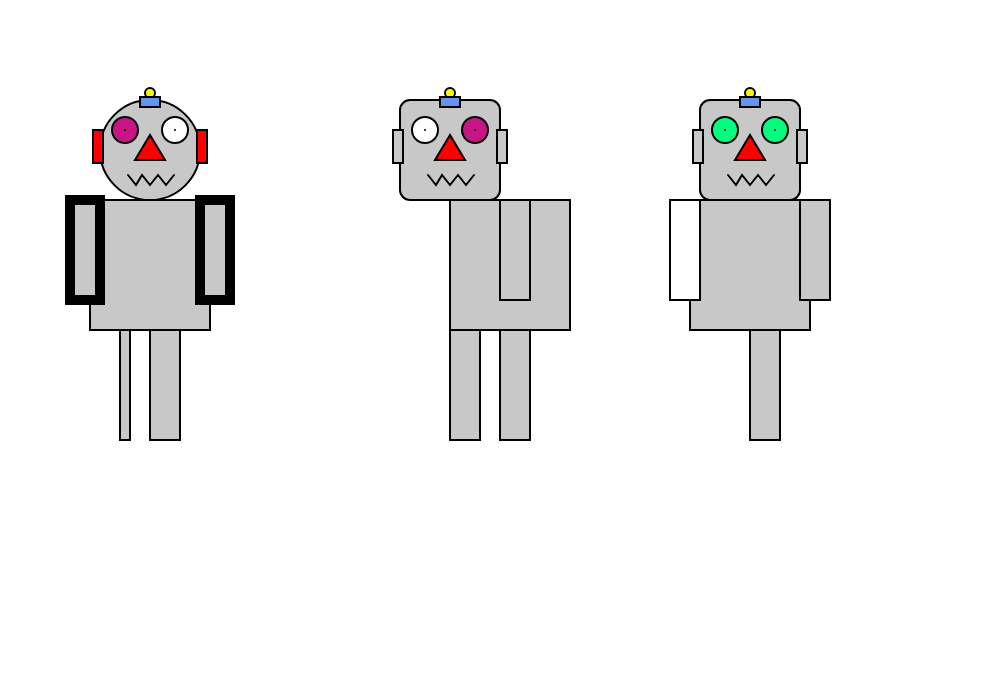
Frame 1 (no input)
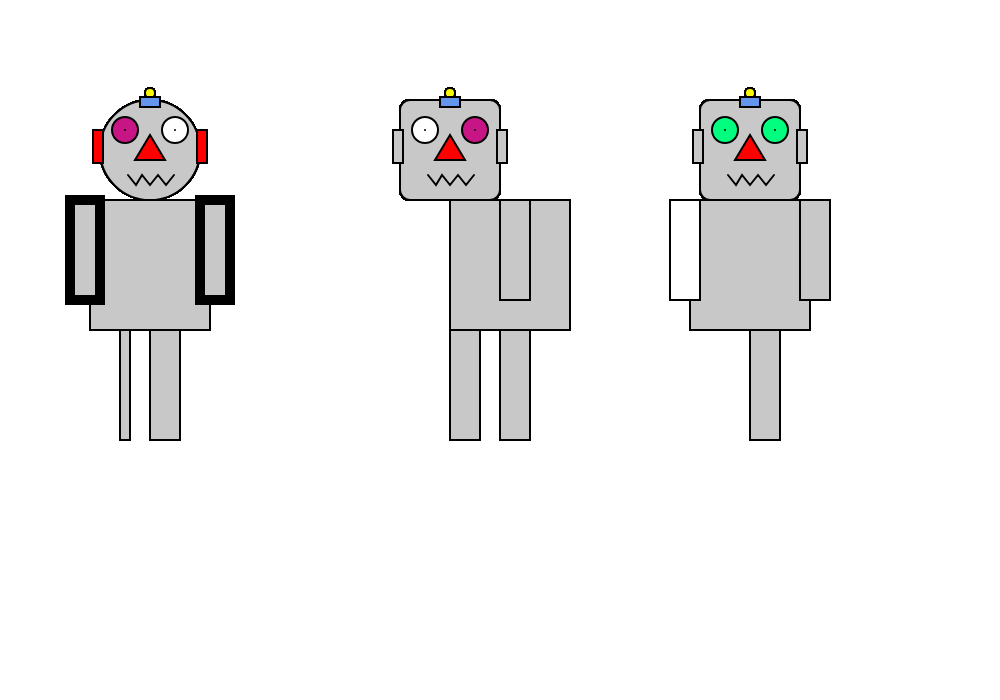
Frame 60 (no input)
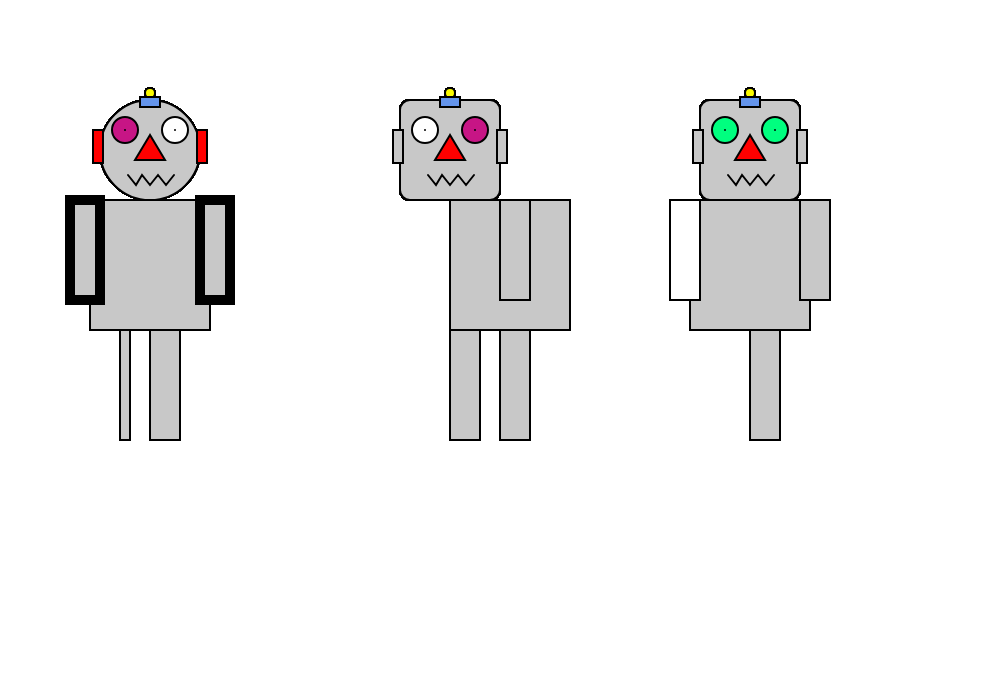
Frame 120 (the mouse pressed at the canvas centre since frame 60)

The p5.js sketch that drew these frames (run headless with seeded random() and noise() and a simulated clock; from frame 60 on, the mouse is pressed at the canvas centre):

// p5.js sketch
// ── sketch.js
function setup()
{
	//create a canvas for the robot
	createCanvas(1000, 700);
}

function draw()
{
	strokeWeight(2);

	//robot body 1 - delete this code and make your own robot body
	fill(200);
	rect(90, 200, 120, 130);
	strokeWeight(10);
    rect(70, 200, 30, 100);
	rect(200, 200, 30, 100);
	strokeWeight(2);
    rect(120, 330, 10, 110);
	rect(150, 330, 30, 110);

	//robot body 2 - delete this code and make your own robot body
    fill(200);
	rect(450, 200, 120, 130);
	rect((370, 200, 30, 100));
	rect(500, 200, 30, 100);
	rect(500, 330, 30, 110);
	rect(450, 330, 30, 110);


	//robot body 3 - delete this code and make your own robot body
    fill(200);
	rect(690, 200, 120, 130);
	fill(400);
    rect(670, 200, 30, 100);
    fill(200)
	rect(800, 200, 30, 100);
	rect(750, 330, 30, 110);


	// !!! Draw the robot heads - You shouldn't need to change this code !!!

	//robot head 1
	fill(200);
	ellipse(150, 150, 100, 100, 50);
    //robot head 2
	fill(200);
    rect(400, 100, 100, 100, 10);
    //robot head 3
	rect(700, 100, 100, 100, 10);

	//ears
	fill(255, 0, 0);

	//robot ears 1
	rect(93, 130, 10, 33);
	rect(197, 130, 10, 33);

	//robot ears 2
    fill(200);
	rect(393, 130, 10, 33);
	rect(497, 130, 10, 33);

	//robot ears 3
	rect(693, 130, 10, 33);
	rect(797, 130, 10, 33);



	//robots' antennas
	fill(250, 250, 0);
    // robot antenna 1
	ellipse(150, 93, 10, 10);
    // robot antenna 1
	ellipse(450, 93, 10, 10);
    // robot antenna 1
	ellipse(750, 93, 10, 10);

    //robots' antennas
	fill(100, 149, 237);
    // robot antenna 1
	rect(140, 97, 20, 10);
    // robot antenna 2
	rect(440, 97, 20, 10);
    // robot antenna 3
	rect(740, 97, 20, 10);


	//robot 1's eyes
	fill(199, 21, 133);
	ellipse(125, 130, 26, 26);
    fill(255);
	point(125, 130);
	ellipse(175, 130, 26, 26);
	point(175, 130);

	//robot 2's eyes
	ellipse(425, 130, 26, 26);
	point(425, 130);
    fill(199, 21, 133);
	ellipse(475, 130, 26, 26);
    fill(255);
	point(475, 130);

	//robot 3's eyes
  
	fill(0, 255, 127);
    ellipse(725, 130, 26, 26);
	point(725, 130);
	ellipse(775, 130, 26, 26);
    fill(255);
	point(775, 130);
    


	//robots' noses
	fill(255, 0, 0);
    //robot 1 nose
	triangle(150, 135, 135, 160, 165, 160);
    //robot 2 nose
	triangle(450, 135, 435, 160, 465, 160);
    //robot 3 nose
	triangle(750, 135, 735, 160, 765, 160);

	//robot 1 mouth
	noFill();
	beginShape();
	vertex(128, 175);
	vertex(136, 185);
	vertex(142, 175);
	vertex(150, 185);
	vertex(158, 175);
	vertex(166, 185);
	vertex(174, 175);
	endShape();

	//robot 2 mouth
	beginShape();
	vertex(428, 175);
	vertex(436, 185);
	vertex(442, 175);
	vertex(450, 185);
	vertex(458, 175);
	vertex(466, 185);
	vertex(474, 175);
	endShape();

	//robot 3 mouth
	beginShape();
	vertex(728, 175);
	vertex(736, 185);
	vertex(742, 175);
	vertex(750, 185);
	vertex(758, 175);
	vertex(766, 185);
	vertex(774, 175);
	endShape();
}
